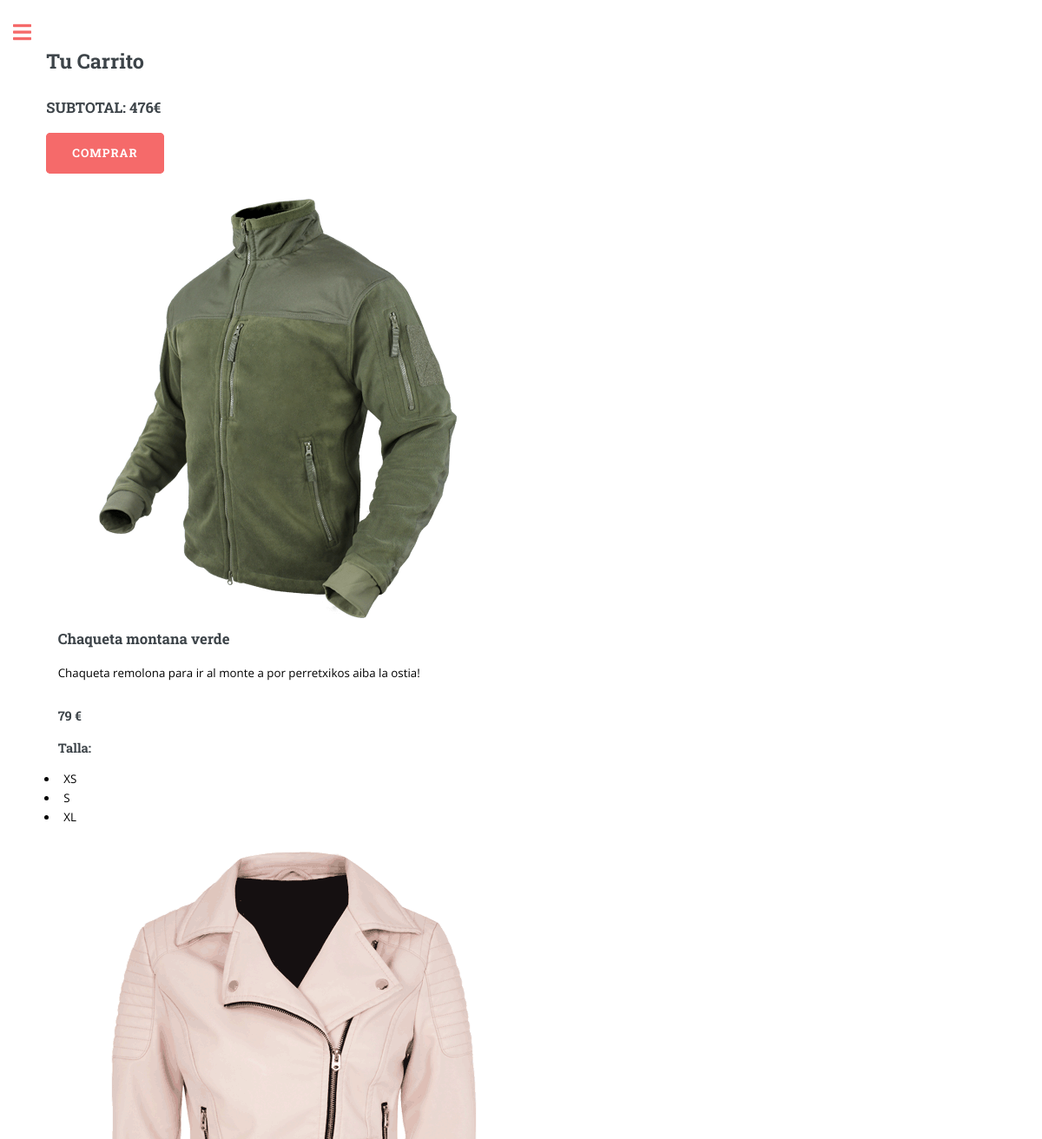
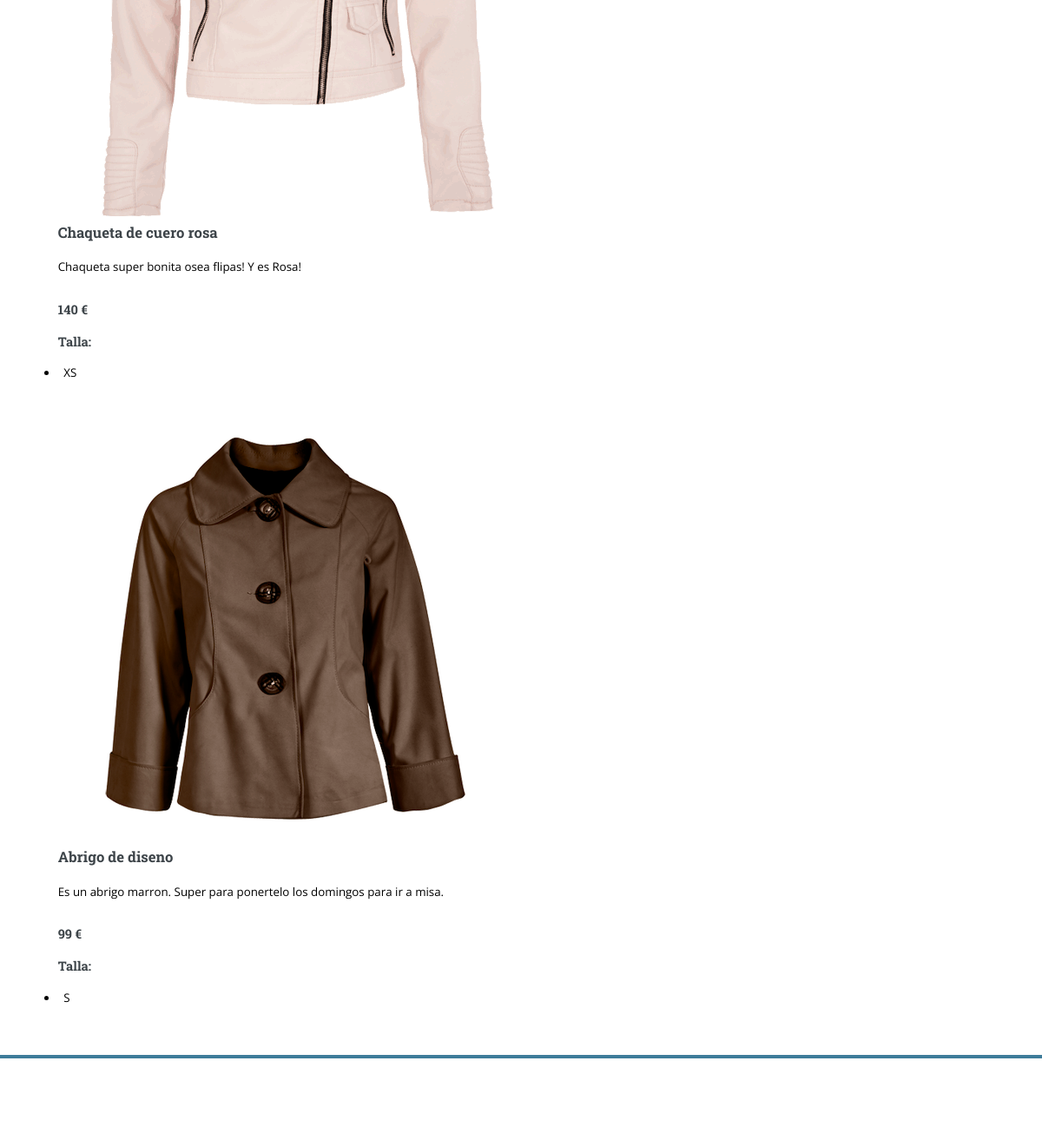
Screenshot of /elresortShop/carrito/ (signed in) with the database file from the repository (2 pictures, top to bottom).
### appelresortShop/models.py (models this page shows, shortened)
class Item(models.Model):
        nombre = models.CharField(max_length=50) #ATENCIÓN!! cada item subido tiene que estar en una colección
        descripcion = models.TextField(default="")
        categoria = models.CharField(max_length=50) # Pantalón, Falda, Camiseta, Camisa...
        precio = models.IntegerField()
        oferta = models.ForeignKey(Oferta, on_delete=models.CASCADE)
        fecha_insertado = models.DateField() # Fecha en la que fue insertado
        imagen = models.ImageField(upload_to ='uploads/') # Imagen del item
        COLORES = (
        ('Bl', 'Blanco'),
        ('N', 'Negro'),
        ('Rj', 'Rojo'),
        ('Rs', 'Rosa'),
        ('Am', 'Amarillo'),
        ('Nj', 'Naranja'),
        ('Az', 'Azul'),
        ('Mrr', 'Marrón'),
        ('Mor', 'Morado'),
        ('V', 'Verde'),
        ('Gr', 'Gris'),
        )
        GENEROS = (      # Mirar documentación de 'choices' en https://docs.djangoproject.com/en/3.1/topics/db/models/
        ('M', 'Hombre'),
        ('F', 'Mujer'),
        ('U', 'Unisex'),
        )
        color = models.CharField(max_length=3, choices=COLORES) # Color del item
        genero = models.CharField(max_length=1, choices=GENEROS)

class Producto(models.Model):
        item = models.ForeignKey(Item, on_delete=models.CASCADE)
        TALLAS = (      # Mirar documentación de 'choices' en https://docs.djangoproject.com/en/3.1/topics/db/models/
        ('XS', 'Extra Small'),
        ('S', 'Small'),
        ('M', 'Medium'),
        ('L', 'Large'),
        ('XL', 'Extra Large'),
        ('XXL', 'ExtraExtra Large'),
        )
        talla = models.CharField(max_length=3, choices = TALLAS)
        stock = models.IntegerField(default=0)

### appelresortShop/views.py (the view)
# urls.py: path('carrito/', views.carrito, name = 'carrito'),
@login_required #tenemos que estar logueados (y por ende registrados)
@client_required #NO podemos ser staff
def carrito(request):
    cliente_id = request.user.id
    cliente = Cliente.objects.get(pk=cliente_id)
    carrito = cliente.carrito
    lista_productos = Producto.objects.filter(carrito__id=carrito.id)
    lista_items = []
    subtotal = 0
    for p in lista_productos:
        item = Item.objects.get(producto__id = p.id)
        print(item.nombre)
        subtotal = subtotal + item.precio
        print(subtotal)
        if item not in lista_items:
            lista_items.append(item)
    context = {"lista_productos": lista_productos, "lista_items":lista_items, "subtotal":subtotal}
    return render(request, 'carrito.html', context)

### appelresortShop/templates/carrito.html
{% extends "base.html" %}
{% load static %}
		{% block cabecera %}
			<header id="header">
			</header>
		{% endblock %}
		{% block seccion1 %}
			<section>
				<h2>Tu Carrito</h2>
				<h3>SUBTOTAL: {{subtotal}}€</h3>
				<h3><a href="{% url 'compra' %}" class="button">Comprar</a></h3>
				{% for i in lista_items %}
				<ul>
				{% if i.imagen %}
					<a href="{% url 'producto' i.id %}" class="image"><img src="{{ i.imagen.url }}" alt="" /></a>
					{% endif %}
					<h3>{{i.nombre }}</h3>
					<p>{{i.descripcion}}</p>
					<h4>{{i.precio}} €</h4>
					<h4>Talla:</h4>
					{% for p in lista_productos %}
						{% if p.item.id == i.id %}
						<li>{{p.talla}}</li>
						{% endif %}
					{% endfor %}
				</ul>
				{% endfor %}
			</section>
		{% endblock %}

### appelresortShop/static/assets/css/main.css (style rules this page uses)
html, body, div, span, applet, object, iframe, h1, h2, h3, h4, h5, h6, p, blockquote, pre, a, abbr, acronym, address, big, cite, code, del, dfn, em, img, ins, kbd, q, s, samp, small, strike, strong, sub, sup, tt, var, b, u, i, center, dl, dt, dd, ol, ul, li, fieldset, form, label, legend, table, caption, tbody, tfoot, thead, tr, th, td, article, aside, canvas, details, embed, figure, figcaption, footer, header, hgroup, menu, nav, output, ruby, section, summary, time, mark, audio, video { margin: 0; padding: 0; border: 0; font-size: 100%; font: inherit; vertical-align: baseline; }
article, aside, details, figcaption, figure, footer, header, hgroup, menu, nav, section { display: block; }
body { line-height: 1; }
ol, ul { list-style: none; }
body { -webkit-text-size-adjust: none; }
body { -ms-overflow-style: scrollbar; }
html { box-sizing: border-box; }
*, *:before, *:after { box-sizing: inherit; }
body { background: #ffffff; }
body, input, select, textarea { color: #000000; font-family: "Open Sans", sans-serif; font-size: 13pt; font-weight: 400; line-height: 1.65; }
@media screen and (max-width: 1680px) { body, input, select, textarea { font-size: 11pt; } }
@media screen and (max-width: 1280px) { body, input, select, textarea { font-size: 10pt; } }
a { -moz-transition: color 0.2s ease-in-out, border-bottom-color 0.2s ease-in-out; -webkit-transition: color 0.2s ease-in-out, border-bottom-color 0.2s ease-in-out; -ms-transition: color 0.2s ease-in-out, border-bottom-color 0.2s ease-in-out; transition: color 0.2s ease-in-out, border-bottom-color 0.2s ease-in-out; border-bottom: dotted 1px; color: #f56a6a; text-decoration: none; }
p { margin: 0 0 2em 0; }
h1, h2, h3, h4, h5, h6 { color: #3d4449; font-family: "Roboto Slab", serif; font-weight: 700; line-height: 1.5; margin: 0 0 1em 0; }
h1 a, h2 a, h3 a, h4 a, h5 a, h6 a { color: inherit; text-decoration: none; border-bottom: 0; }
h2 { font-size: 1.75em; }
h3 { font-size: 1.25em; }
h4 { font-size: 1.1em; }
.image { border-radius: 0.375em; border: 0; display: inline-block; position: relative; }
.image img { border-radius: 0.375em; display: block; }
a.image { overflow: hidden; }
a.image img { -moz-transition: -moz-transform 0.2s ease; -webkit-transition: -webkit-transform 0.2s ease; -ms-transition: -ms-transform 0.2s ease; transition: transform 0.2s ease; }
ul { list-style: disc; margin: 0 0 2em 0; padding-left: 1em; }
ul li { padding-left: 0.5em; }
input[type="submit"], input[type="reset"], input[type="button"], button, .button { -moz-appearance: none; -webkit-appearance: none; -ms-appearance: none; appearance: none; -moz-transition: background-color 0.2s ease-in-out, color 0.2s ease-in-out; -webkit-transition: background-color 0.2s ease-in-out, color 0.2s ease-in-out; -ms-transition: background-color 0.2s ease-in-out, color 0.2s ease-in-out; transition: background-color 0.2s ease-in-out, color 0.2s ease-in-out; background-color: #f56a6a; border-radius: 0.375em; border: 0; color: #f56a6a !important; box-shadow: inset 0 0 0 2px #f56a6a; color: #ffffff !important; cursor: pointer; display: inline-block; font-family: "Roboto Slab", serif; font-size: 0.8em; font-weight: 700; height: 3.5em; letter-spacing: 0.075em; line-height: 3.5em; padding: 0 2.25em; text-align: center; text-decoration: none; text-transform: uppercase; white-space: nowrap; }
#main > .inner > section { padding: 6em 0 4em 0 ; border-top: solid 2px rgba(210, 215, 217, 0.75); }
#main > .inner > section:first-of-type { border-top: 0 !important; }
@media screen and (max-width: 1680px) { #main > .inner > section { padding: 5em 0 3em 0 ; } }
@media screen and (max-width: 1280px) { #main > .inner > section { padding: 4em 0 2em 0 ; } }
#header { display: -moz-flex; display: -webkit-flex; display: -ms-flex; display: flex; border-top: solid 4px #3e7c9a; padding: 1em 1em 6em 1em; position: relative; }
@media screen and (max-width: 1680px) { #header { padding-top: 1em; } }

### rows the page displays
Item: imagen (picture), nombre "Chaqueta montana verde", descripcion "Chaqueta remolona para ir al monte a por perretxikos aiba la ostia!", precio "79"
Producto: talla "XS"
Producto: talla "S"
Producto: talla "XL"
Item: imagen (picture), nombre "Chaqueta de cuero rosa", descripcion "Chaqueta super bonita osea flipas! Y es Rosa!", precio "140"
Producto: talla "XS"
Item: imagen (picture), nombre "Abrigo de diseno", descripcion "Es un abrigo marron. Super para ponertelo los domingos para ir a misa.", precio "99"
Producto: talla "S"

### other values shown
{{ subtotal }} "476"
